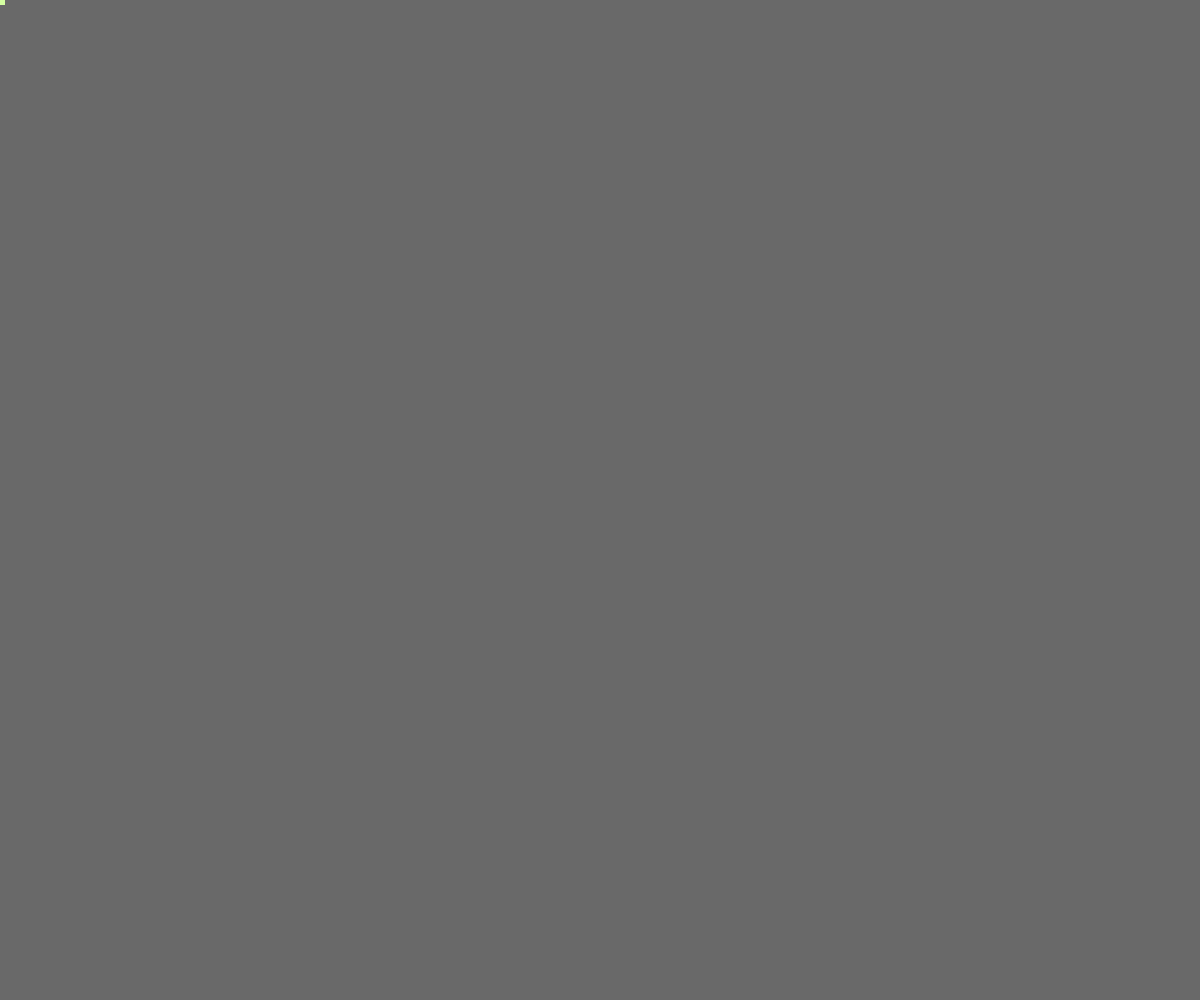
Frame 1 (no input)
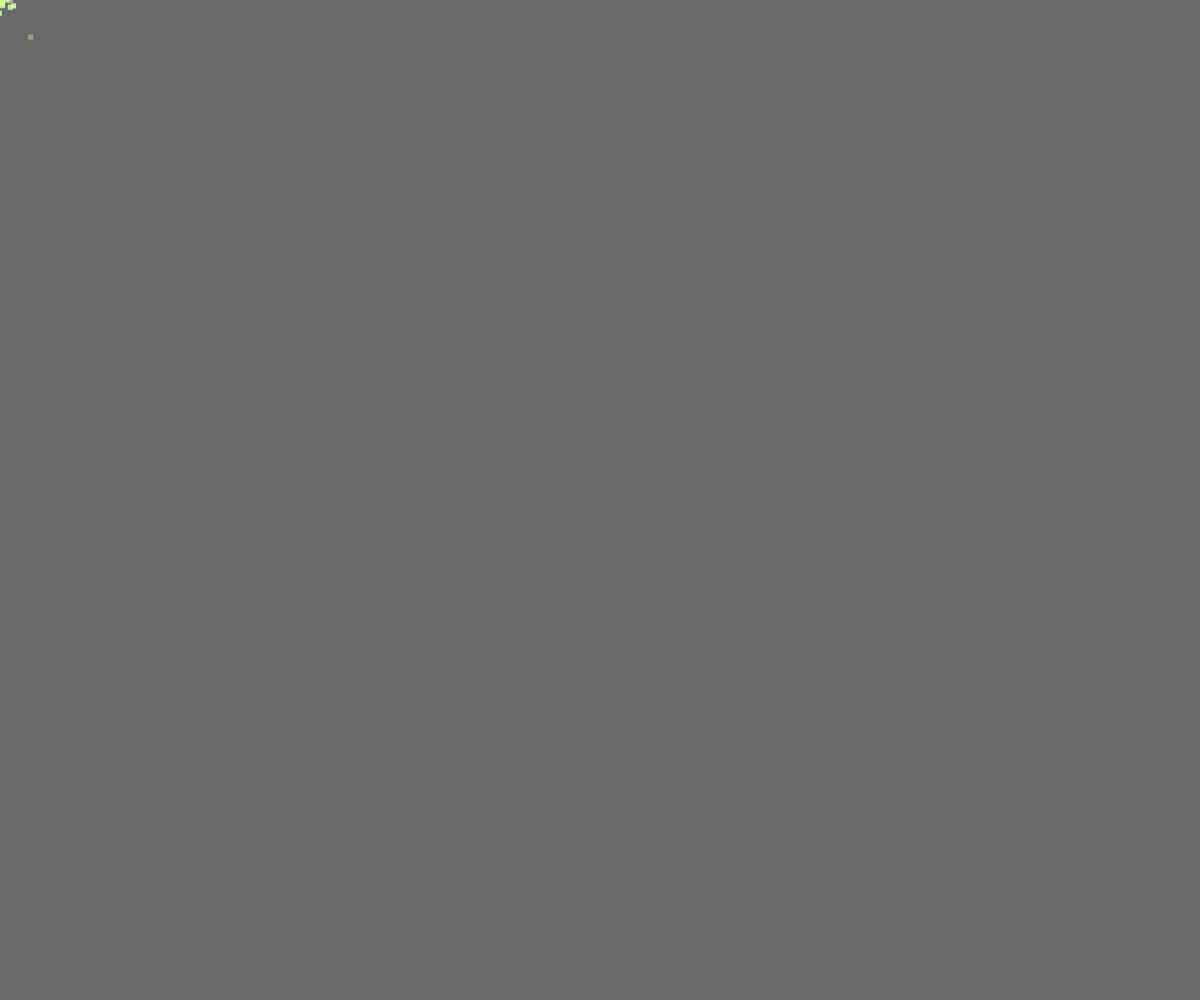
Frame 60 (no input)
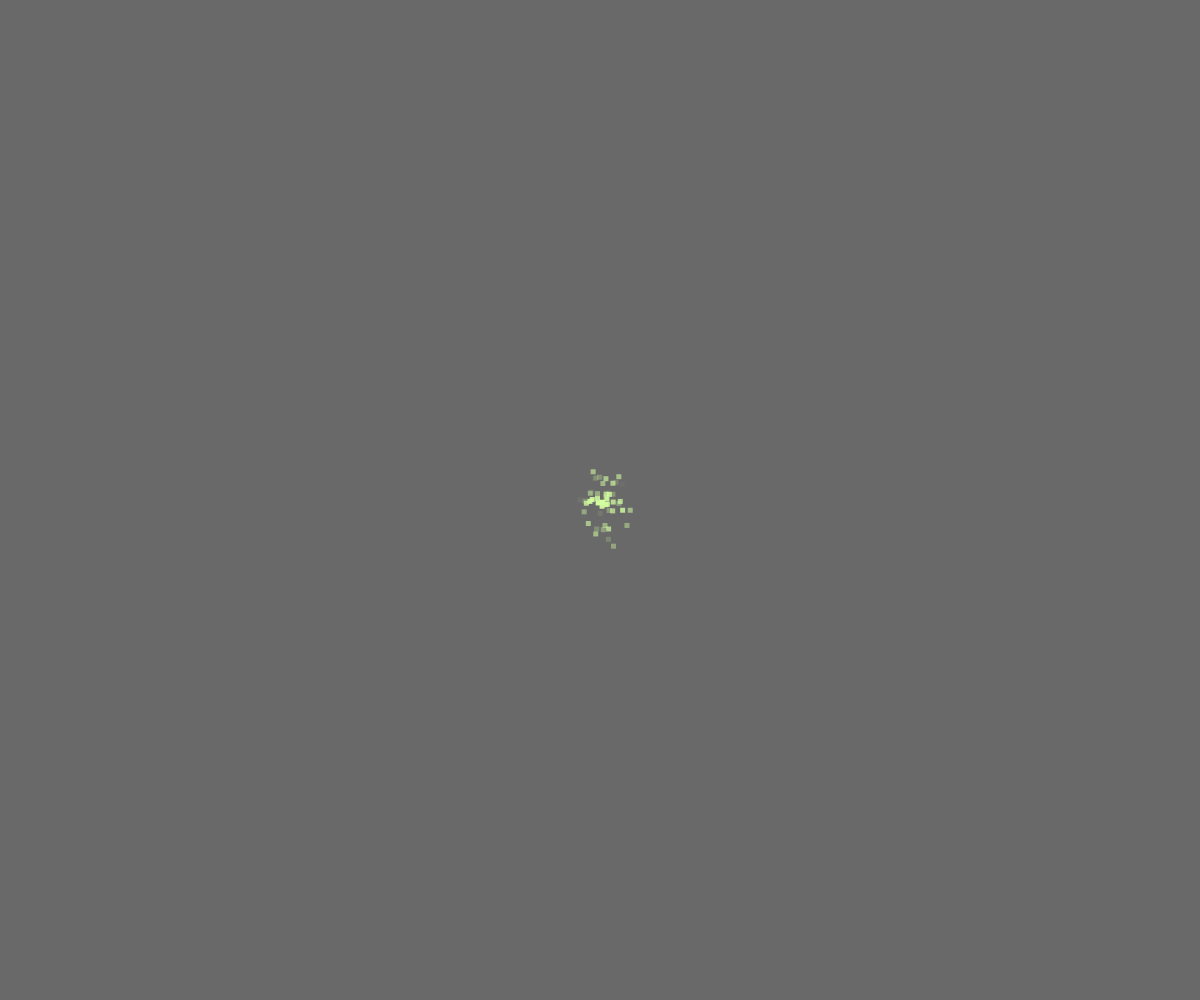
Frame 120 (the mouse pressed at the canvas centre since frame 60)

The p5.js sketch that drew these frames (run headless with seeded random() and noise() and a simulated clock; from frame 60 on, the mouse is pressed at the canvas centre):

// p5.js sketch
// ── sketch.js
let myCar = [];
let spawnRate = 1;

function setup() {
  createCanvas(windowWidth, windowHeight);
  noStroke();
  
}

function draw() {
  clear();
  fill(0, 0, 0, 150)
  rect(0, 0, width, height);
  
  
   if (frameCount % spawnRate === 0) {
    myCar.push(new Car());
  }

  if (myCar.length > 50) {
    myCar.shift(); // Removes the first (oldest) element
  }
  
  for (let i = 0; i < myCar.length; i++) {
    myCar[i].display();
    myCar[i].move();
  }
    
    print(myCar.length);

}




class Car {

  // constructor
  constructor() {
    this.y = mouseY ;  // initialize your attributes here
    this.x = mouseX;
    this.o = 255;
    this.r = 212;
    this.g = 255;
    this.b = 161;
    
    this.h = 5
    this.w = 5
    
  }

  // methods

  display() {
    fill(this.r, this.g, this.b,this.o);
    this.o = this.o - 5;
    rect(this.x, this.y, this.h, this.w);
    // this.h = this.h + random(-5,5);
    // this.w = this.w + random(-5,5);
    //this.g = this.g - 2;
    // this.r = this.r + random(-10,10)
  }

  move() {
    // let tempX = map (mouseX, 0, width, 1, 20);
    // let tempY = map (mouseY, 0, height, 1, 20);
    // this.x = this.x + random(-tempX,tempX);
    // this.y = this.y + random(-tempY, tempY);
    this.x = this.x + random(-5,5);
    this.y = this.y + random(-5,5);
    
  }
  
}
// ── garden.css
body {
    background-image:url('night.jpg');
    background-size:110%;
    background-position-y:-50px;
    margin:0;
    padding:0;
}

.container {
    margin:auto;
    padding:0;
    display:grid;
    grid-template-rows: repeat(3, 33%);  
}

.top{
    margin:auto;
    grid-row-start: 1;
    padding:0;
    display:block;
    width:100%;
}

.top img{
    width:33%;
}

.bugs {
    grid-row-start: 2;
    display:block;
    margin:auto;
    position:relative;
    top:200px;
}


.clovers {
    margin:auto;
    grid-row-start: 3;
    display:block;
    position:relative;
    top:80px;
}

.clovers img{
    width:300px;
    height:300px;
    margin-left:100px;
    margin-right:100px;
}

img.ladybug{
    width:250px;
    position:relative;
    right:270px;
    top:110px;
    position:relative;
    transition: all 2s
}

img.ladybug:hover{
    animation: ladybugrotate 3s ease-in-out infinite;
}

@keyframes ladybugrotate {
    0% {transform:rotate(0deg)}
    50% {transform:rotate(360deg)}
    100% {transform:rotate(0deg)}
}


img.bee{
    position:relative;
    animation: floating 2s ease-in-out infinite;
}

@keyframes floating{
    0%   {top:-40px;}
    50%   {top:0px;}
    100% {top:-40px;}
}

img.wooly{
    transition: 1s all;
}

img.wooly:hover{
    filter: invert(1);
}

canvas {
    position: absolute;
    top: 0;
    left: 0;
    pointer-events: none; 
}

// ── garden.html
<!DOCTYPE html>
<html lang="en">
<head>
<meta charset="UTF-8">
<title>welcome to the garden</title>
<link rel="icon" href="icon.png">
<link href="garden.css" rel="stylesheet" type="text/css" media="all">

<script src="https://cdn.jsdelivr.net/npm/p5@1.11.3/lib/p5.min.js"></script>
<script src="sketch.js"></script>

</head>
<body>
    <div class="container">
        <div class="top">
            <img src="top.png" alt="decorative clover header"><img src="top.png" alt="decorative clover header"><img src="top.png" alt="decorative clover header">
        </div>
        <div class="clovers">
            <img src="4.png" style="height:220px;width:200px;" alt="decorative clover">
            <img style="width:350px;height:350px;position:relative;top:20px;" src="3.png" alt="decorative clover">
            <img src="4leaf.png" style="position:relative;top:30px;" alt="decorative clover">
        </div>
        <div class="bugs">
            <img class="ladybug" src="ladybug.png" alt="ladybug">
            <img class="bee" src="bee.png" style="width:200px;" alt="honeybee">
            <img class="wooly" src="woolybear.png" style="width:350px;position:relative;left:300px;top:90px;" alt="wooly bear caterpillar">
        </div>
    </div>
    
    
</body>
</html>
